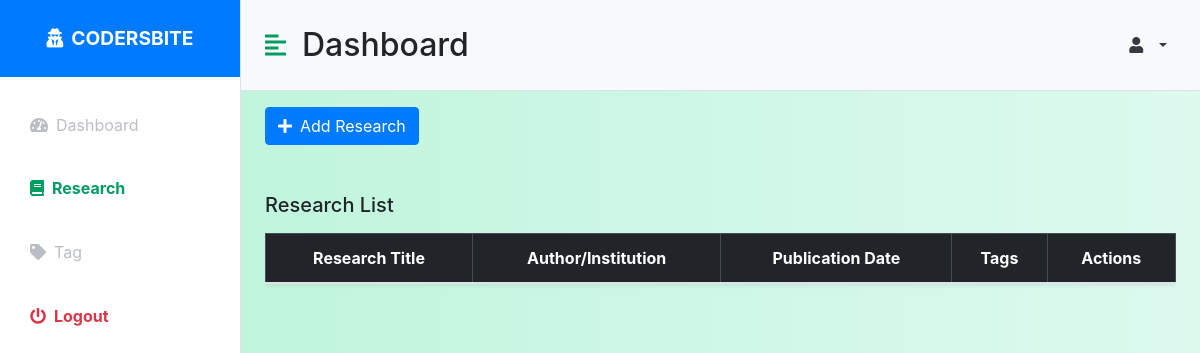
The page /Research/ on the database as committed earlier.
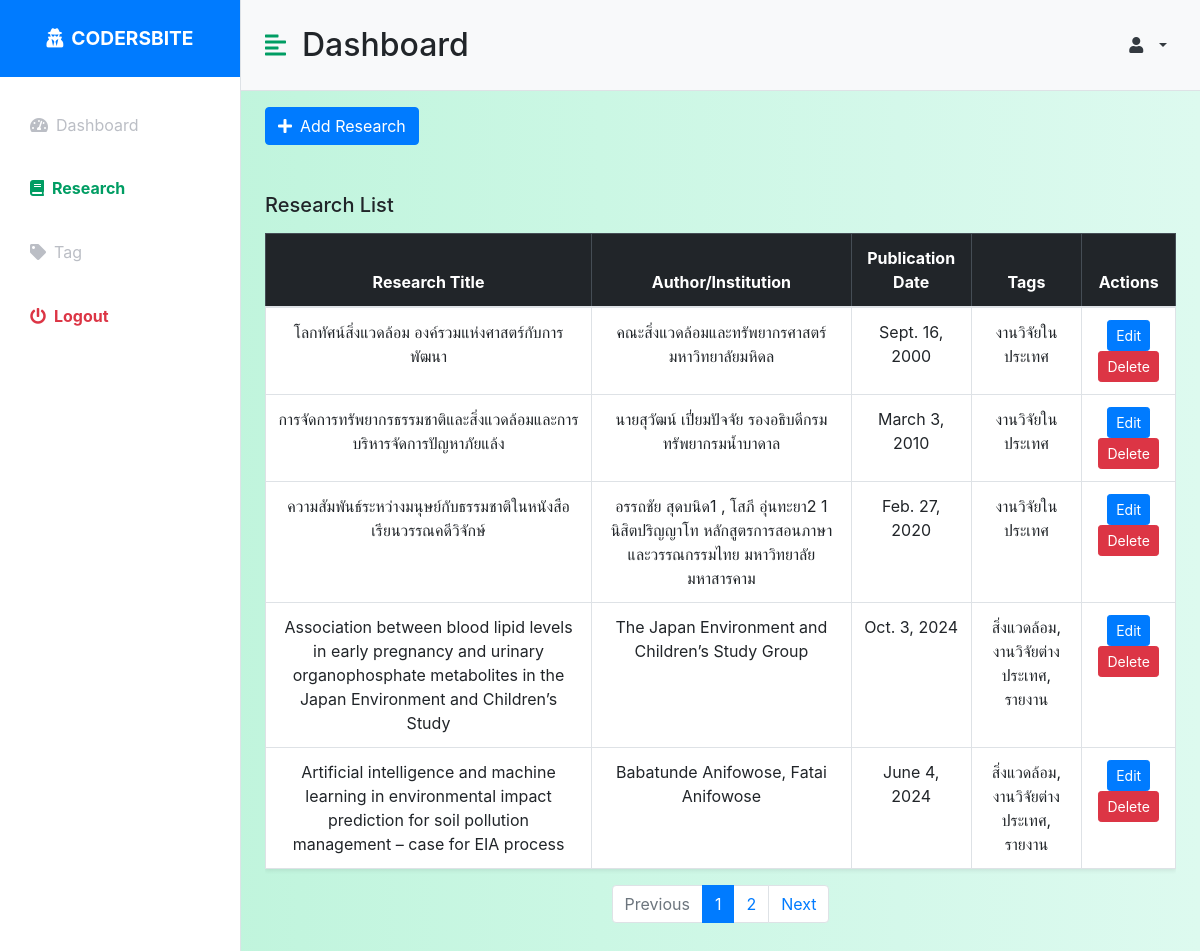
The same page on the database as committed later.
### research_app/models.py (models this page shows, shortened)
class ProjectModel(models.Model):
    user = models.ForeignKey(User, on_delete=models.CASCADE)
    project_name = models.CharField(max_length=255)
    author_name = models.CharField(max_length=255)
    project_date = models.DateField()
    project_tag = models.ManyToManyField(TagModel, related_name='projects')
    image = models.ImageField(upload_to="img/")
    pdf_file = models.FileField(upload_to="pdf/")
    created_time = models.DateTimeField(auto_now_add=True)
    updated_time = models.DateTimeField(auto_now=True)
    created_by = models.ForeignKey(User, related_name='created_projects', on_delete=models.CASCADE, null=True, blank=True, editable=False)
    updated_by = models.ForeignKey(User, related_name='updated_projects', on_delete=models.CASCADE, null=True, blank=True, editable=False)

class TagModel(models.Model):
    name = models.CharField(max_length=255)
    created_time = models.DateTimeField(auto_now_add=True)
    updated_time = models.DateTimeField(auto_now=True)
    created_by = models.ForeignKey(User, related_name='created_tags', on_delete=models.CASCADE, null=True, blank=True, editable=False)
    updated_by = models.ForeignKey(User, related_name='updated_tags', on_delete=models.CASCADE, null=True, blank=True, editable=False)
    def __str__(self):
        return self.name

### research_app/views.py (the view)
# urls.py: path('Research/', views.research_list, name='research_list'),
def research_list(request):
    projects = ProjectModel.objects.all()
    tags = TagModel.objects.all()
    admin = request.user
    page = request.GET.get('page', 1)
    paginator = Paginator(projects, 5)
    try:
        projectpage = paginator.page(page)
    except PageNotAnInteger:
        projectpage = paginator.page(1)
    except EmptyPage:
        projectpage = paginator.page(paginator.num_pages)
    return render(request, 'admins/research_crud/research_list.html', {
        'admin': admin,
        'tags': tags,
        'projectpage': projectpage,
    })

### research_app/templates/admins/research_crud/research_list.html (shortened to what this page needs)
{% load static %}
<!DOCTYPE html>
<html lang="en">
<head>
    <link href="https://cdn.jsdelivr.net/npm/bootstrap@5.3.0/dist/css/bootstrap.min.css" rel="stylesheet">
    <link href="https://cdnjs.cloudflare.com/ajax/libs/select2/4.0.13/css/select2.min.css" rel="stylesheet">
    <link rel="stylesheet" href="https://cdnjs.cloudflare.com/ajax/libs/font-awesome/5.15.3/css/all.min.css">
    <link rel="stylesheet" href="{% static 'css/styles.css' %}">
    <link href="https://maxcdn.bootstrapcdn.com/bootstrap/4.5.2/css/bootstrap.min.css" rel="stylesheet">
    <link rel="stylesheet" href="{% static 'css/styles.css' %}">
</head>
<body>
    <div class="d-flex" id="wrapper">
        <div class="bg-white border-end" id="sidebar-wrapper">
            <div class="sidebar-heading text-center py-4 bg-primary text-white fw-bold text-uppercase">
                <i class="fas fa-user-secret me-2"></i>Codersbite
            </div>
            <div class="list-group list-group-flush my-3">
                <a href="{% url 'admin_list' %}" class="list-group-item list-group-item-action bg-transparent second-text">
                    <i class="fas fa-tachometer-alt me-2"></i>Dashboard
                </a>
                <a href="{% url 'research_list' %}" class="list-group-item list-group-item-action bg-transparent second-text active">
                    <i class="fas fa-book me-2"></i>Research
                </a>
                <a href="{% url 'tag_list' %}" class="list-group-item list-group-item-action bg-transparent second-text">
                    <i class="fas fa-tag me-2"></i>Tag
                </a>
                <a href="{% url 'logout' %}" class="list-group-item list-group-item-action bg-transparent text-danger fw-bold">
                    <i class="fas fa-power-off me-2"></i>Logout
                </a>
            </div>
        </div>
        <div id="page-content-wrapper">
            <nav class="navbar navbar-expand-lg navbar-light bg-light py-4 px-4 border-bottom">
                <div class="d-flex align-items-center">
                  <i
                    class="fas fa-align-left primary-text fs-4 me-3 "
                    id="menu-toggle"
                  ></i>
                  <h2 class="fs-2 m-0">Dashboard</h2>
                </div>
                  <div class="collapse navbar-collapse" id="navbarSupportedContent">
                      <ul class="navbar-nav ms-auto">
                          <li class="nav-item dropdown">
                              <a class="nav-link dropdown-toggle text-dark fw-bold" href="#" id="navbarDropdown" role="button" data-bs-toggle="dropdown">
                                  <i class="fas fa-user me-2"></i>{{ admin.username }}
                              </a>
                          </li>
                      </ul>
                  </div>
              </nav>
            <div class="container-fluid px-4">
                <div class="row my-3">
                    <div class="col-md-12">
                        <button class="btn btn-primary" data-bs-toggle="modal" data-bs-target="#addProjectModal" title="เพิ่มข้อมูล Research">
                            <i class="fas fa-plus me-2"></i>Add Research
                        </button>
                    </div>
                </div>
                <div class="row my-5">
                    <div class="col">
                        <h3 class="fs-5 mb-3">Research List</h3>
                        <div class="table-responsive">
                            <table class="table table-bordered table-hover shadow-sm text-center">
                                <thead class="table-dark">
                                    <tr>
                                        <th scope="col">Research Title</th>
                                        <th scope="col">Author/Institution</th>
                                        <th scope="col">Publication Date</th>
                                        <th scope="col">Tags</th>
                                        <th scope="col">Actions</th>
                                    </tr>
                                </thead>
                                <tbody>
                                    {% for project in projectpage %}
                                    <tr>
                                        <td>{{ project.project_name }}</td>
                                        <td>{{ project.author_name }}</td>
                                        <td>{{ project.project_date }}</td>
                                        <td>{{ project.project_tag.all|join:", " }}</td>
                                        <td>
                                            <button class="btn btn-sm btn-primary" data-bs-toggle="modal" data-bs-target="#editResearchModal-{{ project.id }}" title="เเก้ไขข้อมูล Research">
                                                Edit
                                            </button>
                                            <button class="btn btn-sm btn-danger" data-bs-toggle="modal" data-bs-target="#deleteResearchModal-{{ project.id }}" title="ลบข้อมูล Research">
                                                Delete
                                            </button>
                                        </td>
                                    </tr>
                                    {% endfor %}
                                </tbody>
                            </table>
                        </div>
                        <nav aria-label="Page navigation">
                            {% if projectpage.has_other_pages %}
                            <ul class="pagination justify-content-center">
                                {% if projectpage.has_previous %}
                                <li class="page-item">
                                    <a class="page-link" href="?page={{ projectpage.previous_page_number }}">Previous</a>
                                </li>
                                {% else %}
                                <li class="page-item disabled">
                                    <span class="page-link">Previous</span>
                                </li>
                                {% endif %}
                                {% for i in projectpage.paginator.page_range %}
                                {% if projectpage.number == i %}
                                <li class="page-item active">
                                    <span class="page-link">{{ i }}</span>
                                </li>
                                {% else %}
                                <li class="page-item">
                                    <a class="page-link" href="?page={{ i }}">{{ i }}</a>
                                </li>
                                {% endif %}
                                {% endfor %}
                                {% if projectpage.has_next %}
                                <li class="page-item">
                                    <a class="page-link" href="?page={{ projectpage.next_page_number }}">Next</a>
                                </li>
                                {% else %}
                                <li class="page-item disabled">
                                    <span class="page-link">Next</span>
                                </li>
                                {% endif %}
                            </ul>
                            {% endif %}
                        </nav>
                    </div>
                </div>
            </div>
        </div>
    </div>
</body>
</html>

### research_app/static/css/styles.css (style rules this page uses)
:root { --main-bg-color: #009d63; --main-text-color: #009d63; --second-text-color: #bbbec5; --second-bg-color: #c1efde; }
.primary-text { color: var(--main-text-color); }
.second-text { color: var(--second-text-color); }
#wrapper { overflow-x: hidden; background-image: linear-gradient( to right, #baf3d7, #c2f5de, #cbf7e4, #d4f8ea, #ddfaef ); }
#sidebar-wrapper { min-height: 100vh; margin-left: -15rem; -webkit-transition: margin 0.25s ease-out; -moz-transition: margin 0.25s ease-out; -o-transition: margin 0.25s ease-out; transition: margin 0.25s ease-out; }
#sidebar-wrapper .sidebar-heading { padding: 0.875rem 1.25rem; font-size: 1.2rem; }
#sidebar-wrapper .list-group { width: 15rem; }
#page-content-wrapper { min-width: 100vw; }
#menu-toggle { cursor: pointer; }
.list-group-item { border: none; padding: 20px 30px; }
.list-group-item.active { background-color: transparent; color: var(--main-text-color); font-weight: bold; border: none; }
@media (min-width: 768px) { #sidebar-wrapper { margin-left: 0; } }
@media (min-width: 768px) { #page-content-wrapper { min-width: 0; width: 100%; } }
.nav-link { border: 1px solid #0000; }

Rows that differ between the two databases and show on the page:
added ProjectModel: project_name "โลกทัศน์สิ่งแวดล้อม องค์รวมแห่งศาสตร์กับการพัฒนา", author_name "คณะสิ่งแวดล้อมและทรัพยากรศาสตร์ มหาวิทยาลัยมหิดล", project_date "Sept. 16, 2000", project_tag.all "งานวิจัยในประเทศ"
added ProjectModel: project_name "การจัดการทรัพยากรธรรมชาติและสิ่งแวดล้อมและการบริหารจัดการปัญหาภัยแล้ง", author_name "นายสุวัฒน์ เปี่ยมปัจจัย รองอธิบดีกรมทรัพยากรมน้ำบาดาล", project_date "March 3, 2010", project_tag.all "งานวิจัยในประเทศ"
added ProjectModel: project_name "ความสัมพันธ์ระหว่างมนุษย์กับธรรมชาติในหนังสือเรียนวรรณคดีวิจักษ์", author_name "อรรถชัย สุดบนิด1 , โสภี อุ่นทะยา2 1 นิสิตปริญญาโท หลักสูตรการสอนภาษาและวรรณกรรมไทย มหาวิทยาลัยมหาสารคาม", project_date "Feb. 27, 2020", project_tag.all "งานวิจัยในประเทศ"
added ProjectModel: project_name "Association between blood lipid levels in early pregnancy and urinary organophosphate metabolites in the Japan Environment and Children’s Study", author_name "The Japan Environment and Children’s Study Group", project_date "Oct. 3, 2024", project_tag.all "สิ่งแวดล้อม, งานวิจัยต่างประเทศ, รายงาน"
added ProjectModel: project_name "Artificial intelligence and machine learning in environmental impact prediction for soil pollution management – case for EIA process", author_name "Babatunde Anifowose, Fatai Anifowose", project_date "June 4, 2024", project_tag.all "สิ่งแวดล้อม, งานวิจัยต่างประเทศ, รายงาน"
Other text that changed with them:
text now shown: "Previous Next"
new list line: "1"
new list line: "2"
